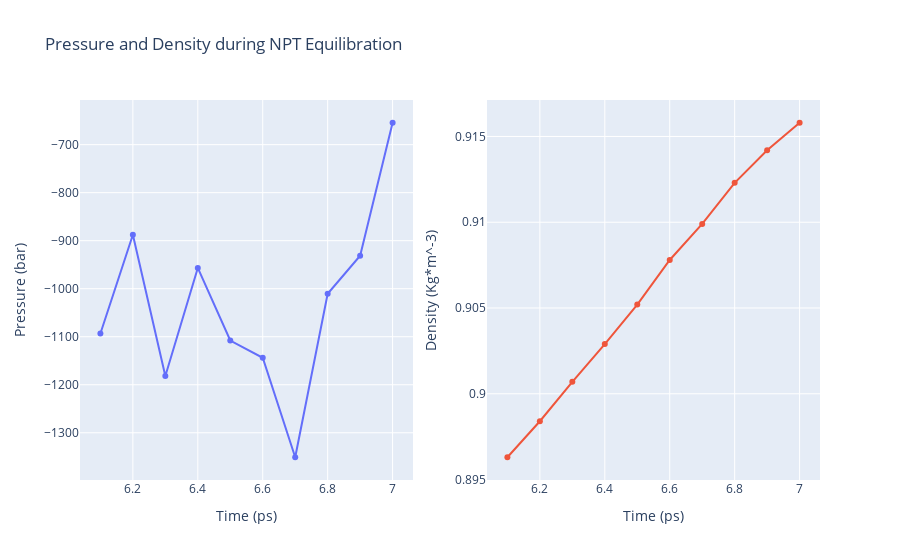

Notebook code for this chart:
### Code cell
# Read pressure and density data from file 
with open(output_dat_npt_path,'r') as pd_file:
    x,y,z = map(
        list,
        zip(*[
            (float(line.split()[0]),float(line.split()[1]),float(line.split()[2]))
            for line in pd_file 
            if not line.startswith(("#","@")) 
        ])
    )

plotly.offline.init_notebook_mode(connected=True)

trace1 = go.Scatter(
    x=x,y=y
)
trace2 = go.Scatter(
    x=x,y=z
)

fig = subplots.make_subplots(rows=1, cols=2, print_grid=False)

fig.append_trace(trace1, 1, 1)
fig.append_trace(trace2, 1, 2)

fig['layout']['xaxis1'].update(title='Time (ps)')
fig['layout']['xaxis2'].update(title='Time (ps)')
fig['layout']['yaxis1'].update(title='Pressure (bar)')
fig['layout']['yaxis2'].update(title='Density (Kg*m^-3)')

fig['layout'].update(title='Pressure and Density during NPT Equilibration')
fig['layout'].update(showlegend=False)

plotly.offline.iplot(fig)

### Figure 1 — Plotly figure (JSON) as saved in the notebook; plotly's stock layout.template omitted (floating-point values rounded to 4 significant figures)
{"data": [{"type": "scatter", "x": [6.1, 6.2, 6.3, 6.4, 6.5, 6.6, 6.7, 6.8, 6.9, 7], "xaxis": "x", "y": [-1093.0, -887.7, -1182.0, -956.8, -1108.0, -1144.0, -1351, -1010.0, -931.3, -654.4], "yaxis": "y"}, {"type": "scatter", "x": [6.1, 6.2, 6.3, 6.4, 6.5, 6.6, 6.7, 6.8, 6.9, 7], "xaxis": "x2", "y": [0.8963, 0.8984, 0.9007, 0.9029, 0.9052, 0.9078, 0.9099, 0.9123, 0.9142, 0.9158], "yaxis": "y2"}], "layout": {"showlegend": false, "title": {"text": "Pressure and Density during NPT Equilibration"}, "xaxis": {"anchor": "y", "domain": [0, 0.45], "title": {"text": "Time (ps)"}}, "xaxis2": {"anchor": "y2", "domain": [0.55, 1], "title": {"text": "Time (ps)"}}, "yaxis": {"anchor": "x", "domain": [0, 1], "title": {"text": "Pressure (bar)"}}, "yaxis2": {"anchor": "x2", "domain": [0, 1], "title": {"text": "Density (Kg*m^-3)"}}}}
